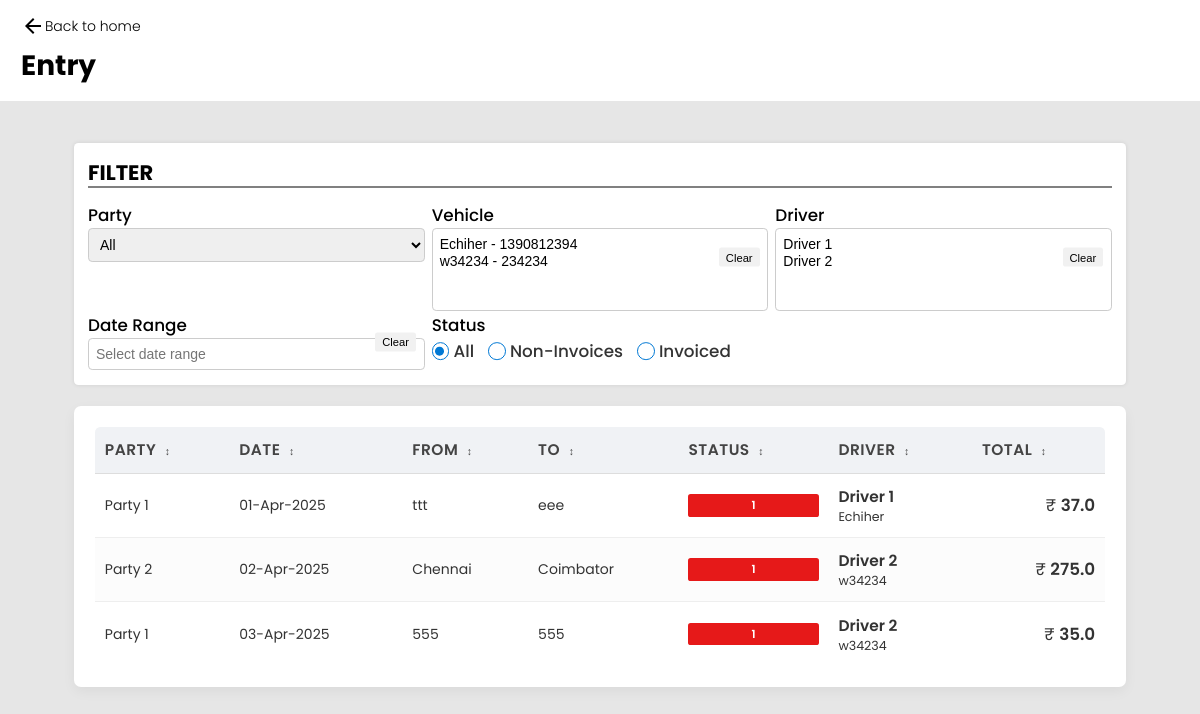
/entry/, run on the app's committed database.
### main/models.py (models this page shows, shortened)
class Entry(models.Model):
    date    = models.DateField()
    customer_from   = models.CharField(max_length=100)
    customer_to     = models.CharField(max_length=100)
    party           = models.ForeignKey(Party,on_delete=models.CASCADE)
    vehicle         = models.ForeignKey(Vehicle,on_delete=models.SET_NULL,null=True)
    driver          = models.ForeignKey(Driver,on_delete=models.SET_NULL,null=True)
    total           = models.CharField(max_length=100,null=True,blank=True)
    no_of_invoices  = models.IntegerField(default=0, null=True, blank=True)

class Party(models.Model):
    name        = models.CharField(max_length=50)
    location    = models.CharField(max_length=50,null=True,blank=True)
    phone       = models.CharField(max_length=10,null=True,blank=True)
    gst         = models.CharField(max_length=15,null=True,blank=True)

class Driver(models.Model):
    name        = models.CharField(max_length=50)
    phone       = models.CharField(max_length=10,null=True,blank=True)

class Vehicle(models.Model):
    name        = models.CharField(max_length=50)
    number      = models.CharField(max_length=10,null=True,blank=True)
    company     = models.ForeignKey(VehicleCompany,on_delete=models.CASCADE,null=True,blank=True)

### main/views.py (the view)
# urls.py: path("entry/",entry_view,name="entry"),
def entry_view(request):
    entries = Entry.objects.all()
    parties = Party.objects.all()
    vehicles = Vehicle.objects.all()
    drivers = Driver.objects.all()
    if request.method == 'POST':
        data = request.POST
        print(data)
    return render(request, 'entry.html', {
        'entries': entries,
        'parties': parties,
        'vehicles': vehicles,
        'drivers': drivers
    })

### main/templates/entry.html (shortened to what this page needs)
<!DOCTYPE html>
<html lang="en">
<head>
    {% load static %}
    <link rel="stylesheet" href="{% static 'css/entry.css' %}">
    <link rel="stylesheet" href="https://cdn.jsdelivr.net/npm/choices.js/public/assets/styles/choices.min.css" />
    <link rel="stylesheet" href="https://cdn.jsdelivr.net/npm/flatpickr/dist/flatpickr.min.css">
</head>
<body>
    <nav>
        <a href="{% url 'home' %}">
            <svg xmlns="http://www.w3.org/2000/svg" height="24px" viewBox="0 -960 960 960" width="24px" fill="#e8eaed">
                <path d="m313-440 224 224-57 56-320-320 320-320 57 56-224 224h487v80H313Z" />
            </svg>
            Back to home
        </a>
        <h2>Entry</h2>
    </nav>
    <div class="main-wrapper-container">
        <div class="main-wrapper">
            <div class="table-extras-grid">
                <div class="table-extra">
                    <h3>Filter</h3>
                    <div class="filters">
                        <div class="filter">
                            <label for="invoice-filter">Party</label>
                            <select id="party-selection">
                                <option value="all">All</option>
                            </select>
                        </div>
                        <div class="filter">
                            <label for="vehicle-filter">Vehicle</label>
                            <select multiple name="vehicle-filter" id="vehicle-filter">
                                {% for vehicle in vehicles %}
                                <option value="{{ vehicle.id }}">{{ vehicle.name }}
                                </option>
                                {% endfor %}
                            </select>
                            <button id="clear-vehicle-filter" class="clear-btn">Clear</button>
                        </div>
                        <div class="filter">
                            <label for="driver-filter">Driver</label>
                            <select multiple name="driver-filter" id="driver-filter">
                                {% for driver in drivers %}
                                <option value="{{ driver.id }}">{{ driver.name }}</option>
                                {% endfor %}
                            </select>
                            <button id="clear-driver-filter" class="clear-btn">Clear</button>
                        </div>
                        <div class="filter">
                            <label for="date-range">Date Range</label>
                            <input type="text" id="date-range" placeholder="Select date range" class="date-input">
                            <button id="clear-date-filter" class="clear-btn">Clear</button>
                        </div>
                        <div class="filter">
                            <label>Status</label>
                            <div class="status-toggle switch">
                                <label for="status-all">All</label>
                                <label for="status-non-invoices">Non-Invoices</label>
                                <label for="status-invoiced">Invoiced</label>
                            </div>
                        </div>
                    </div>
                </div>
            </div>
            <div class="table-container">
                <table id="entries-table">
                    <thead>
                        <tr>
                            <th class="sortable" data-sort="party">Party <span class="sort-icon">↕</span></th>
                            <th class="sortable" data-sort="date">Date <span class="sort-icon">↕</span></th>
                            <th class="sortable" data-sort="from">From <span class="sort-icon">↕</span></th>
                            <th class="sortable" data-sort="to">To <span class="sort-icon">↕</span></th>
                            <th class="sortable" data-sort="status">Status <span class="sort-icon">↕</span></th>
                            <th class="sortable" data-sort="driver">Driver <span class="sort-icon">↕</span></th>
                            <th class="sortable" data-sort="total">Total <span class="sort-icon">↕</span></th>
                        </tr>
                    </thead>
                    <tbody id="table-body">
                        {% for entry in entries %}
                        <tr
                            data-id="{{entry.id}}"
                            data-party="{{entry.party.id}}"
                            data-date="{{entry.date|date:'Y-m-d'}}"
                            data-invoices="{{entry.no_of_invoices}}"
                            data-driver="{{entry.driver.id}}"
                            data-total="{{entry.total}}"
                            data-vehicle="{{entry.vehicle.id}}"
                            onclick="location.href=`{% url 'entry_details' entry.id %}`"
                            >
                            <td>{{ entry.party.name }}</td>
                            <td>{{ entry.date|date:"d-M-Y" }}</td>
                            <td>{{ entry.customer_from }}</td>
                            <td>{{ entry.customer_to }}</td>
                            <td>
                                {% if entry.no_of_invoices %}
                                <div class="tag red">{{entry.no_of_invoices}}</div>
                                {% else %}
                                <div class="tag">No Invoice</div>
                                {% endif %}
                            </td>
                            <td>
                                <div class="vehicle-container">
                                    <abbr title="{{ entry.driver.phone }}" class="driver">
                                        {{ entry.driver.name }}
                                    </abbr>
                                    <abbr title="{{ entry.vehicle.number }}" class="vehicle">
                                        {{ entry.vehicle.name }}
                                    </abbr>
                                </div>
                            </td>
                            <td class="amount">{{ entry.total }}</td>
                        </tr>
                        {% endfor %}
                    </tbody>
                </table>
            </div>
        </div>
    </div>
</body>
</html>

### data on the page
Entry: party.name "Party 1", date "01-Apr-2025", customer_from "ttt", customer_to "eee", no_of_invoices "1", driver.name "Driver 1", vehicle.name "Echiher", total "37.0"
Entry: party.name "Party 2", date "02-Apr-2025", customer_from "Chennai", customer_to "Coimbator", no_of_invoices "1", driver.name "Driver 2", vehicle.name "w34234", total "275.0"
Entry: party.name "Party 1", date "03-Apr-2025", customer_from "555", customer_to "555", no_of_invoices "1", driver.name "Driver 2", vehicle.name "w34234", total "35.0"
